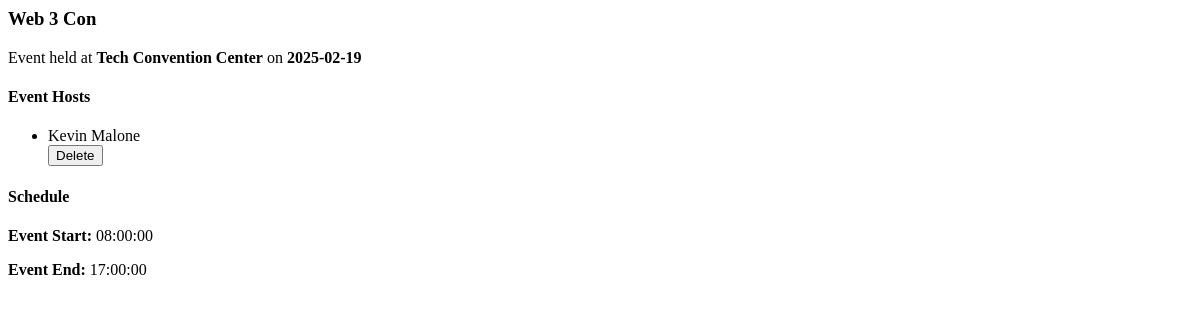
Page /event_details/3 on the earlier database version.
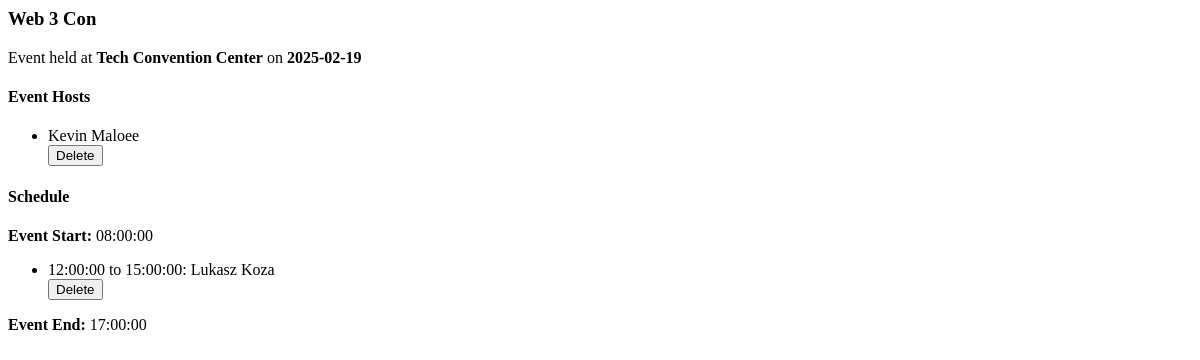
Same page on the later database version.
### app/models/events.py (models this page shows, shortened)
class Event(db.Model):
    __tablename__ = 'events'
    event_id = db.Column(db.Integer, primary_key=True)
    name = db.Column(db.String(100), nullable=False)
    date = db.Column(db.String(50),  nullable=False)
    venue_id = db.Column(db.Integer, db.ForeignKey('venues.venue_id'), nullable=False)
    schedule = db.relationship('Schedule', backref='event', uselist=False)
    admins = db.relationship('Admin', secondary=admin_event_association, back_populates='events')

### app/models/venue.py (models this page shows, shortened)
class Venue(db.Model):
    __tablename__ = 'venues'
    venue_id = db.Column(db.Integer, primary_key=True)
    name = db.Column(db.String(100), nullable=False)
    location = db.Column(db.String(200), nullable=True)
    capacity = db.Column(db.Integer, nullable=True)
    events = db.relationship('Event', backref='venue', lazy=True)

### app/models/admin.py (models this page shows, shortened)
class Admin(User):
    __tablename__ = 'admins'
    admin_id = db.Column(db.Integer, db.ForeignKey('users.user_id'), primary_key=True)
    username = db.Column(db.String(80), unique=True, nullable=False)
    password_hash = db.Column(db.String(128), nullable=False)
    events = db.relationship('Event', secondary=admin_event_association, back_populates='admins')
    __mapper_args__ = {
        'polymorphic_identity': 'admin'
    }

### app/models/user.py (models this page shows, shortened)
class User(db.Model):
    __tablename__ = 'users'
    user_id = db.Column(db.Integer, primary_key=True)
    name = db.Column(db.String(100), nullable=False)
    email = db.Column(db.String(120), unique=True, nullable=False)
    type = db.Column(db.String(50))  # Discriminator column for subclasses
    __mapper_args__ = {
        'polymorphic_on': type,
        'polymorphic_identity': 'user'
    }

### app/models/schedule.py (models this page shows, shortened)
class Schedule(db.Model):
    __tablename__ = 'schedules'
    schedule_id = db.Column(db.Integer, primary_key=True)
    start_time = db.Column(db.Time, nullable=False)  # Example: 08:00:00
    end_time = db.Column(db.Time, nullable=False)    # Example: 17:00:00
    event_id = db.Column(db.Integer, db.ForeignKey('events.event_id'), nullable=False)
    time_slots = db.relationship('TimeSlot', backref='schedule', lazy=True)

### app/models/timeslot.py (models this page shows, shortened)
class TimeSlot(db.Model):
    __tablename__ = 'time_slots'
    slot_id = db.Column(db.Integer, primary_key=True)
    start_time = db.Column(db.Time, nullable=False)  # Start of the time slot (e.g., 08:00:00)
    end_time = db.Column(db.Time, nullable=False)    # End of the time slot (e.g., 09:00:00)
    schedule_id = db.Column(db.Integer, db.ForeignKey('schedules.schedule_id'), nullable=False)
    speakers = db.relationship('Speaker', secondary='time_slot_speakers', backref='time_slots')

### app/models/speaker.py (models this page shows, shortened)
class Speaker(db.Model):
    __tablename__ = 'speakers'
    speaker_id = db.Column(db.Integer, primary_key=True)
    name = db.Column(db.String(100), nullable=False)
    email = db.Column(db.String(120), unique=True, nullable=False)
    expertise = db.Column(db.String(100), nullable=False)
    __mapper_args__ = {
        'polymorphic_identity': 'speaker'
    }

### app/routes/manager.py (the view)
@bp.route('/event_details/<int:event_id>')
def event_details(event_id):
    event = Event.query.get_or_404(event_id)
    schedule = event.schedule
    time_slots = sorted(schedule.time_slots, key=lambda ts: ts.start_time) if schedule else []
    return render_template('partials/event_details.html', event=event, schedule=schedule, time_slots=time_slots)

### app/__init__.py (called while the page is built)
def create_app():
    app = Flask(__name__)
    app.config.from_object('config.Config')
    db.init_app(app)
    @app.before_request
    def load_logged_in_user():
        user_id = session.get('user_id')
        if user_id is None:
            g.admin = None
        else:
            g.admin = Admin.query.get(user_id)
    from .routes import events, speakers, venues, manager
    app.register_blueprint(login.bp)
    app.register_blueprint(events.bp)
    app.register_blueprint(speakers.bp)
    app.register_blueprint(venues.bp)
    app.register_blueprint(manager.bp)
    with app.app_context():
        db.create_all()
    return app

### app/templates/partials/event_details.html (shortened to what this page needs)
<div class="card-header">
  <h3>{{ event.name }}</h3>
  <p> Event held at <strong>{{event.venue.name}}</strong> on <strong>{{ event.date }}</strong></p>
</div>
<div class="card-body">
  <h4 class="card-title">Event Hosts</h4>
  <div>
    <ul class="list-group mb-2">
      {% for admin in event.admins %}
      <li class="list-group-item d-flex justify-content-between align-items-center">
        <div>
          {{ admin.name }}
        </div>
        <button
          class="btn btn-sm btn-danger delete-host-btn"
          data-event-id="{{ event.event_id }}"
          data-host-id="{{ admin.admin_id }}">
          Delete
        </button>
      </li>
      {% endfor %}
    </ul>
  </div>
</div>
  <h4 class="card-title">Schedule</h4>
  {% if schedule %}
    <div class="mb-2">
      <strong>Event Start:</strong> {{ schedule.start_time }}
    </div>
    <ul class="list-group mb-2">
      {% for timeslot in time_slots %}
      <li class="list-group-item d-flex justify-content-between align-items-center">
        <div>
          {{ timeslot.start_time }} to {{ timeslot.end_time }}:
          <span>
            {% for speaker in timeslot.speakers %}
              <span class="badge bg-primary">{{ speaker.name }}</span>{% if not loop.last %} {% endif %}
            {% endfor %}
          </span>
        </div>
        <button class="btn btn-sm btn-danger delete-time-slot-btn" data-timeslot-id="{{ timeslot.slot_id }}">
          Delete
        </button>
      </li>
      {% endfor %}
    </ul>
    <div class="mb-2">
      <strong>Event End:</strong> {{ schedule.end_time }}
    </div>
  {% else %}
    <p class="text-muted">No schedule available for this event.</p>
  {% endif %}

Differences in the rows shown:
changed through a linked row, Admin: name "Kevin Malone" → "Kevin Maloee"
added TimeSlot: start_time "12:00:00", end_time "15:00:00"
added Speaker: name "Lukasz Koza"
